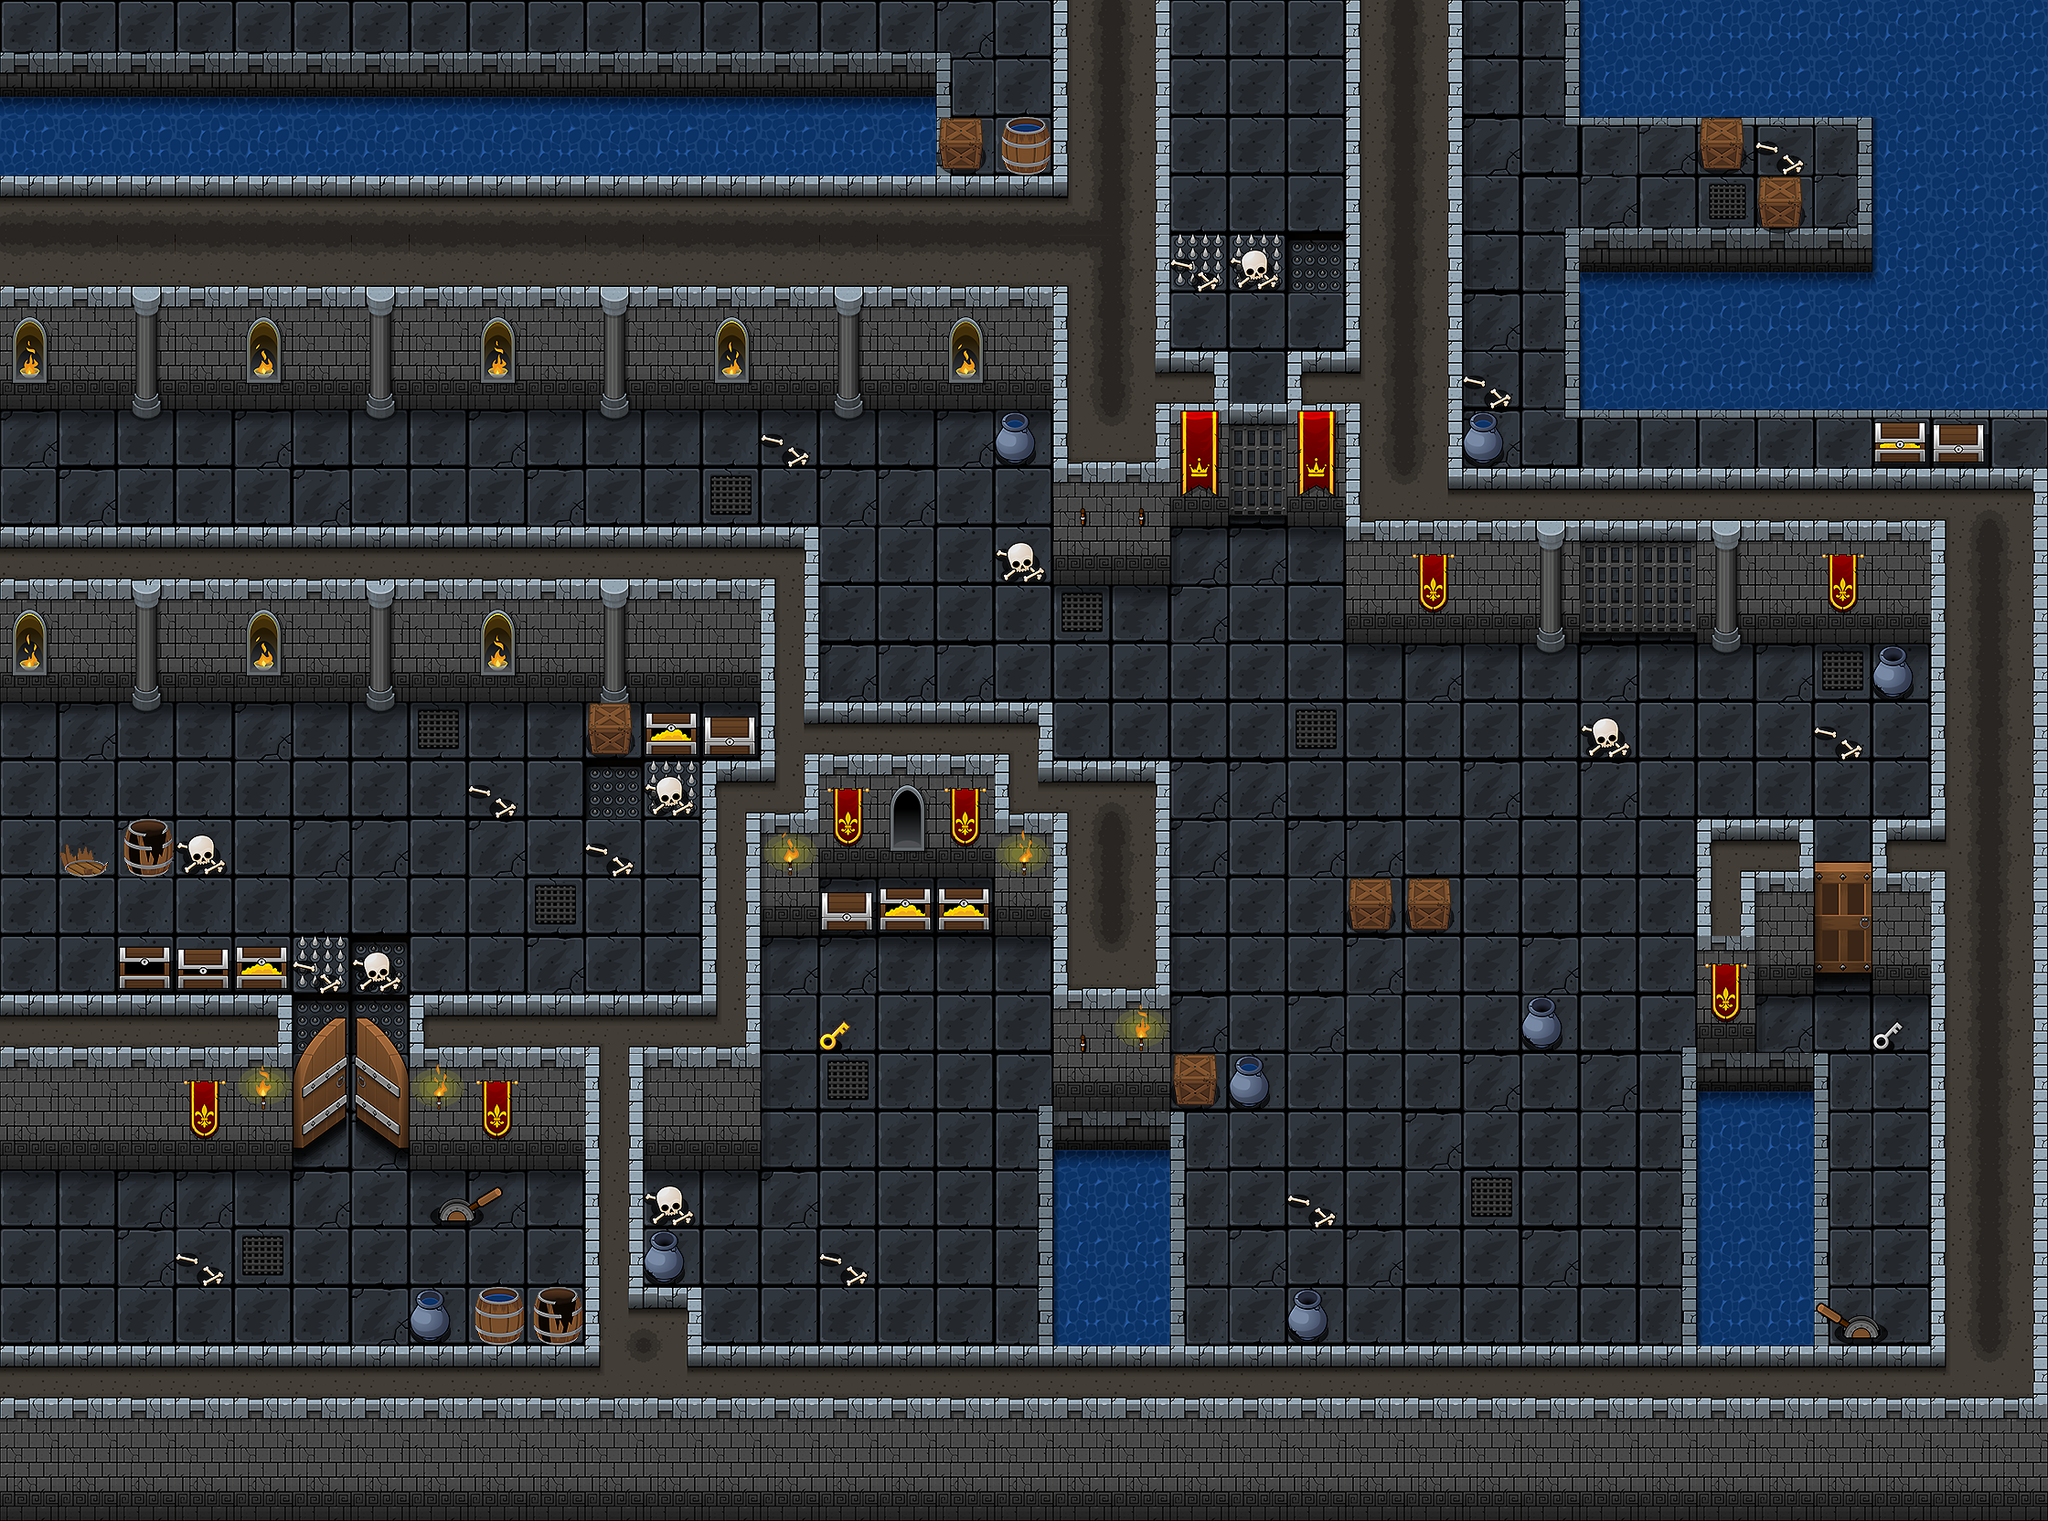

Below is a game level as drawn by its tile map, then a one-line description and the .tmx that defines it (tile-layer data replaced by summaries):
An orthogonal 35x26 tile map with 64x64 px tiles, 6 tile layers (flour, onFlour, blockLayer, sinkLayer, ...) and 20 objects.

<map version="1.2" tiledversion="1.2.1" orientation="orthogonal" renderorder="right-down" width="35" height="26" tilewidth="64" tileheight="64" infinite="0" nextlayerid="9" nextobjectid="35">
 <tileset firstgid="1" name="tileSheet04-01" tilewidth="64" tileheight="64" tilecount="260" columns="13">
  <image source="../tileSheet2.png" width="832" height="1280" />
 </tileset>
 <layer id="1" name="flour" width="35" height="26">
  <data>[910 cells, 237 non-empty, 14 distinct tile ids]</data>
 </layer>
 <layer id="2" name="onFlour" width="35" height="26">
  <data>[910 cells, 5 non-empty, 2 distinct tile ids]</data>
 </layer>
 <layer id="3" name="blockLayer" width="35" height="26">
  <data>[910 cells, 634 non-empty, 70 distinct tile ids]</data>
 </layer>
 <layer id="4" name="sinkLayer" width="35" height="26">
  <data>[910 cells, 18 non-empty, 5 distinct tile ids]</data>
 </layer>
 <layer id="5" name="onBlockLayer" width="35" height="26">
  <data>[910 cells, 84 non-empty, 45 distinct tile ids]</data>
 </layer>
 <objectgroup id="6" name="playerLayer">
  <object id="2" gid="178" x="287" y="590" width="64" height="64">
   <properties>
    <property name="type" value="playerStartPosition" />
   </properties>
  </object>
  <object id="3" gid="178" x="352" y="605" width="64" height="64">
   <properties>
    <property name="type" value="scene1Goal" />
   </properties>
  </object>
  <object id="4" gid="178" x="672" y="605" width="64" height="64">
   <properties>
    <property name="type" value="scene2Goal" />
   </properties>
  </object>
  <object id="23" gid="178" x="992" y="797" width="64" height="64">
   <properties>
    <property name="type" value="scene3Goal" />
   </properties>
  </object>
  <object id="32" gid="178" x="1376" y="861" width="64" height="64">
   <properties>
    <property name="type" value="scene4Goal" />
   </properties>
  </object>
 </objectgroup>
 <objectgroup id="7" name="objectLayer">
  <object id="5" gid="235" x="1143.66" y="692.667" width="64" height="64">
   <properties>
    <property name="scene" type="int" value="4" />
    <property name="sprite" value="allowedToHit" />
    <property name="type" value="barrel" />
   </properties>
  </object>
  <object id="7" gid="235" x="1151.16" y="757.667" width="64" height="64">
   <properties>
    <property name="scene" type="int" value="4" />
    <property name="sprite" value="allowedToHit" />
    <property name="type" value="barrel" />
   </properties>
  </object>
  <object id="9" gid="237" x="1855" y="827" width="64" height="64">
   <properties>
    <property name="scene" type="int" value="5" />
    <property name="sprite" value="allowedToHit" />
    <property name="type" value="barrel" />
   </properties>
  </object>
  <object id="10" gid="239" x="1920" y="895" width="64" height="64">
   <properties>
    <property name="flipped" type="bool" value="false" />
    <property name="scene" type="int" value="5" />
    <property name="sprite" value="needToHit" />
    <property name="type" value="barrel" />
   </properties>
  </object>
  <object id="11" gid="239" x="2048" y="1272.67" width="64" height="64">
   <properties>
    <property name="scene" type="int" value="5" />
    <property name="sprite" value="needToHit" />
    <property name="type" value="barrel" />
   </properties>
  </object>
  <object id="12" gid="237" x="1988.67" y="1256" width="64" height="64">
   <properties>
    <property name="scene" type="int" value="5" />
    <property name="sprite" value="allowedToHit" />
    <property name="type" value="barrel" />
   </properties>
  </object>
  <object id="13" gid="236" x="2032" y="1344" width="64" height="64">
   <properties>
    <property name="scene" type="int" value="5" />
    <property name="sprite" value="restrictedToHit" />
    <property name="type" value="barrel" />
   </properties>
  </object>
  <object id="14" gid="239" x="2000" y="1406" width="64" height="64">
   <properties>
    <property name="scene" type="int" value="5" />
    <property name="sprite" value="needToHit" />
    <property name="type" value="barrel" />
   </properties>
  </object>
  <object id="25" gid="235" x="1148.17" y="826.166" width="64" height="64">
   <properties>
    <property name="scene" type="int" value="4" />
    <property name="sprite" value="allowedToHit" />
    <property name="type" value="barrel" />
   </properties>
  </object>
  <object id="26" gid="235" x="1222.84" y="823.167" width="64" height="64">
   <properties>
    <property name="scene" type="int" value="4" />
    <property name="sprite" value="allowedToHit" />
    <property name="type" value="barrel" />
   </properties>
  </object>
  <object id="29" gid="236" x="1028" y="1397.67" width="64" height="64">
   <properties>
    <property name="scene" type="int" value="5" />
    <property name="sprite" value="restrictedToHit" />
    <property name="type" value="barrel" />
   </properties>
  </object>
  <object id="30" gid="237" x="1211.17" y="697.666" width="64" height="64">
   <properties>
    <property name="scene" type="int" value="4" />
    <property name="sprite" value="allowedToHit" />
    <property name="type" value="barrel" />
   </properties>
  </object>
  <object id="31" gid="237" x="1214.33" y="757.333" width="64" height="64">
   <properties>
    <property name="scene" type="int" value="4" />
    <property name="sprite" value="allowedToHit" />
    <property name="type" value="barrel" />
   </properties>
  </object>
  <object id="33" gid="242" x="1022.67" y="1257.33" width="64" height="64">
   <properties>
    <property name="flipped" type="bool" value="true" />
    <property name="scene" type="int" value="5" />
    <property name="sprite" value="needToHit" />
    <property name="type" value="barrel" />
   </properties>
  </object>
  <object id="34" gid="242" x="1024" y="1468" width="64" height="64">
   <properties>
    <property name="flipped" type="bool" value="true" />
    <property name="scene" type="int" value="5" />
    <property name="sprite" value="needToHit" />
    <property name="type" value="barrel" />
   </properties>
  </object>
 </objectgroup>
 <layer id="8" name="upperLayer" width="35" height="26">
  <data>[910 cells, 33 non-empty, 9 distinct tile ids]</data>
 </layer>
</map>
